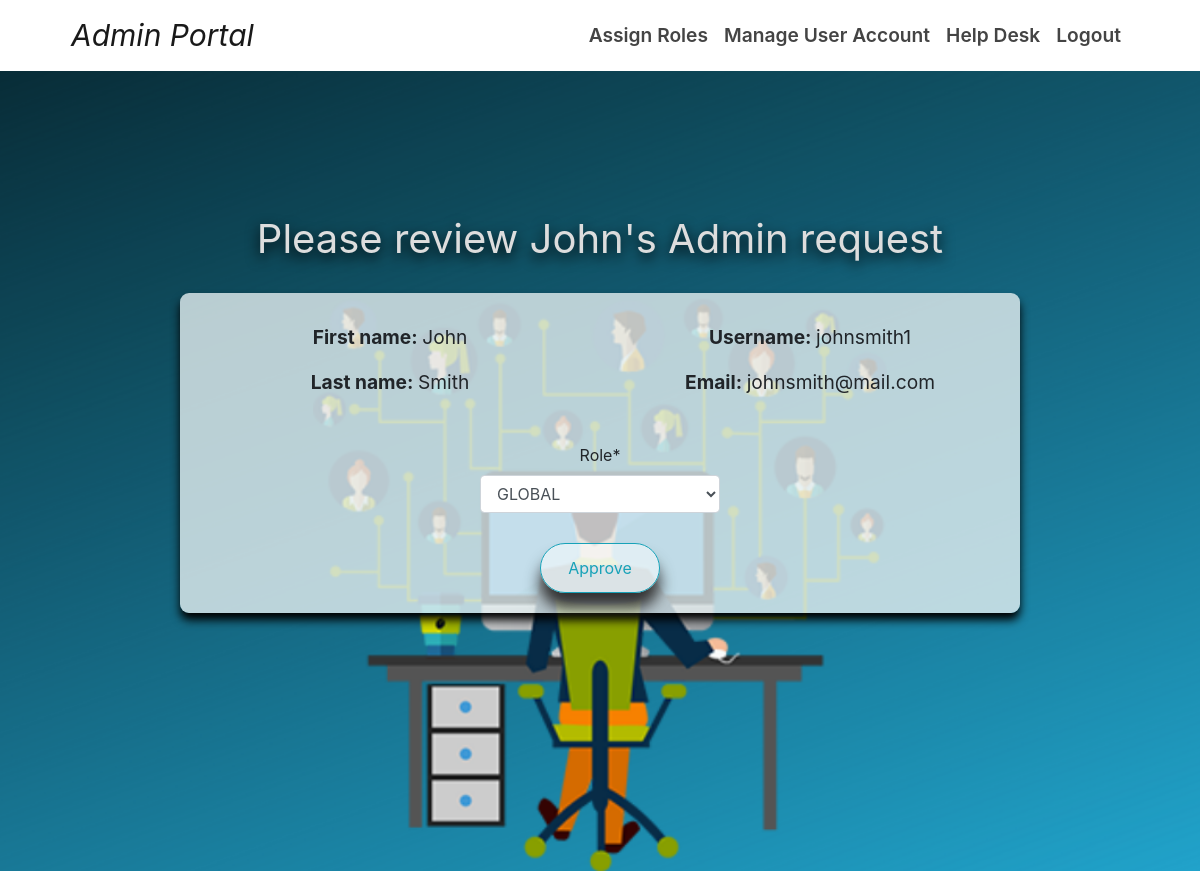
Screenshot of /new-admins/10 (signed in) with the database file from the repository.
### Administrator/models.py (models this page shows, shortened)
class Administrator(models.Model):
    user = models.OneToOneField(User, on_delete=models.CASCADE)
    admin_id = models.AutoField(primary_key=True)
    first_name = models.CharField(max_length=50, blank=False, null=False)
    last_name = models.CharField(max_length=50, blank=False, null=False)
    email = models.EmailField(unique=True)
    role = models.CharField(max_length=11, choices=ROLES)
    is_admin = models.BooleanField(default=False)
    created_at = models.DateTimeField(auto_now_add=True)

### Administrator/views.py (the view)
# urls.py: path('new-admins/<int:pk>', admin_views.adminDetailView, name='admin-detail')
def adminDetailView(request, pk):
    context = {}
    admin = get_object_or_404(Administrator, admin_id=pk)
    userInstance = User.objects.get(username=request.user.username)
    isAdmin = userInstance.administrator.is_admin
    if isAdmin:
        if request.method == 'POST':
            form = AdminReviewForm(request.POST, instance=admin)
            if form.is_valid():
                admin.role = form.cleaned_data.get('role')
                admin.is_admin = True
                admin.save()
                Administrator.refresh_from_db(self=admin)
                context = {
                    'isAdmin': isAdmin,
                    'admin': admin,
                    'form': form,
                }
                return redirect('new-admins-list')
        else:
            form = AdminReviewForm(instance=admin)
            context = {
                'isAdmin': isAdmin,
                'admin': admin,
                'form': form,
            }
    else:
        return redirect('Home')
    return render(request, 'Portal/admin-detail.html', context)

### Administrator/forms.py
class AdminReviewForm(ModelForm):
    role = forms.CharField(max_length=11, widget=forms.Select(choices=ROLES))
    class Meta:
        model = User
        fields = ['role',]

### Portal/templates/Portal/admin-detail.html (shortened to what this page needs)
<head>
</head>
{% extends "Portal/base.html" %}
{% load crispy_forms_tags %}
{% block admin_links %}
    {% if isAdmin %}
        <a class="nav-link" href="{% url 'new-admins-list' %}">Assign Roles</a>
    <li class="nav-item">
        <a class="nav-link" href="{% url 'redirect-success' %}">Manage User Account</a>
    </li>
    <li class="nav-item">
        <a class="nav-link" href="{% url 'redirect-success' %}"> Help Desk</a>
    </li>
    {% endif %}
{% endblock %}
{% block content %}
<div class="backgroundimg {{ admin.role }}">
    <h1 class="display-5">Please review {{ admin.first_name }}'s Admin request</h3>
    <div class="row" id="admin-info-container">
        <form method="POST" id="form-pane">
            <div id="personal-info-pane" class="col-lg-6">
                <p style="font-size: 120%;"><strong>First name: </strong>{{admin.first_name}}</p>
                <p style="font-size: 120%;"><strong>Last name: </strong>{{admin.last_name}}</p>
            </div>
            <div id="admin-info-pane" class="col-lg-6">
                <p style="font-size: 120%;"><strong>Username: </strong>{{admin.user.username}}</p>
                <p style="font-size: 120%;"><strong>Email: </strong>{{admin.email}}</p>
            </div>
            <div id="role-box">
                <fieldset class="form-group">
                    {{ form|crispy }}
                </fieldset>
            </div>
            <div class="form-group">
                <button type="submit" class="btn btn-outline-info">Approve</button>
            </div>
        </form>
    </div>
</div>
{% endblock %}

### Portal/static/Portal/main.css (style rules this page uses)
html, body { height: 100%; }
.nav-link { font-size: 120% !important; color: #444 !important; font-weight: 600 !important; }
.backgroundimg.GLOBAL { background-image: url("background.png"); background-size: cover; background-attachment: fixed; background-position: top; background-clip: border-box; background-repeat: no-repeat; padding-top: 18vh; height: 100%; width: 100% !important; overflow-y: scroll !important; text-align: center; }
.display-5 { font-family: -apple-system,BlinkMacSystemFont,"Segoe UI",Roboto, "Helvetica Neue",Arial,"Noto Sans",sans-serif,"Apple Color Emoji" ,"Segoe UI Emoji","Segoe UI Symbol","Noto Color Emoji"; color: #ddd !important; font-weight: 400 !important; text-shadow: 0px 5px 14px black !important; }
.btn, .btn-outline-info { background-color:rgba(255, 255, 255, 0.5); border-radius: 30px !important; width: 120px !important; height: 50px !important; margin: 0 auto; }
.btn, .btn-outline-info:hover { box-shadow: 0px 15px 15px #333 !important; }
#admin-info-container { text-align: center; background-color: rgba(229, 239, 241, 0.8) !important; box-shadow: 0px 7px 10px #000 !important; width: 70vw; height: 40vh; border-radius: 9px !important; margin: 30px auto; top: 40px; }
#form-pane { width: 100% !important; height: 100% !important; }
#personal-info-pane { float: left !important; width: 50% !important; height: 20vh; margin: 10px 0 0 0; top: 20px; }
#admin-info-pane { float: left !important; width: 50% !important; top: 20px; height: 25vh; margin: 10px 0 0 0; }
#role-box { float: left !important; width: 100% !important; height: 40px !important; }
#role-box .form-group { text-align: center !important; height: 100% !important; margin: 0 auto !important; width: 20vw !important; position: relative !important; top: -30px !important; }
a { color: #007bff; text-decoration: none; background-color: transparent; }
.h1, .h2, .h3, .h4, .h5, .h6, h1, h2, h3, h4, h5, h6 { margin-bottom: .5rem; font-weight: 500; line-height: 1.2; }
h1, h2, h3, h4, h5, h6 { margin-top: 0; margin-bottom: .5rem; }
p { margin-top: 0; margin-bottom: 1rem; }
[type=button]:not(:disabled), [type=reset]:not(:disabled), [type=submit]:not(:disabled), button:not(:disabled) { cursor: pointer; }
button, select { text-transform: none; }
button, input { overflow: visible; }
button, input, optgroup, select, textarea { margin: 0; font-family: inherit; font-size: inherit; line-height: inherit; }
button { border-radius: 0; }
@media (min-width:768px) { .navbar-expand-md .navbar-nav .nav-link { padding-right: .5rem; padding-left: .5rem; } }
.navbar-light .navbar-nav .nav-link { color: rgba(0,0,0,.5); }
.navbar-nav .nav-link { padding-right: 0; padding-left: 0; }
.nav-link { display: block; padding: .5rem 1rem; }

### rows the page displays
Administrator: first_name "John", last_name "Smith", user.username "johnsmith1", email "johnsmith@mail.com", role "GLOBAL"
